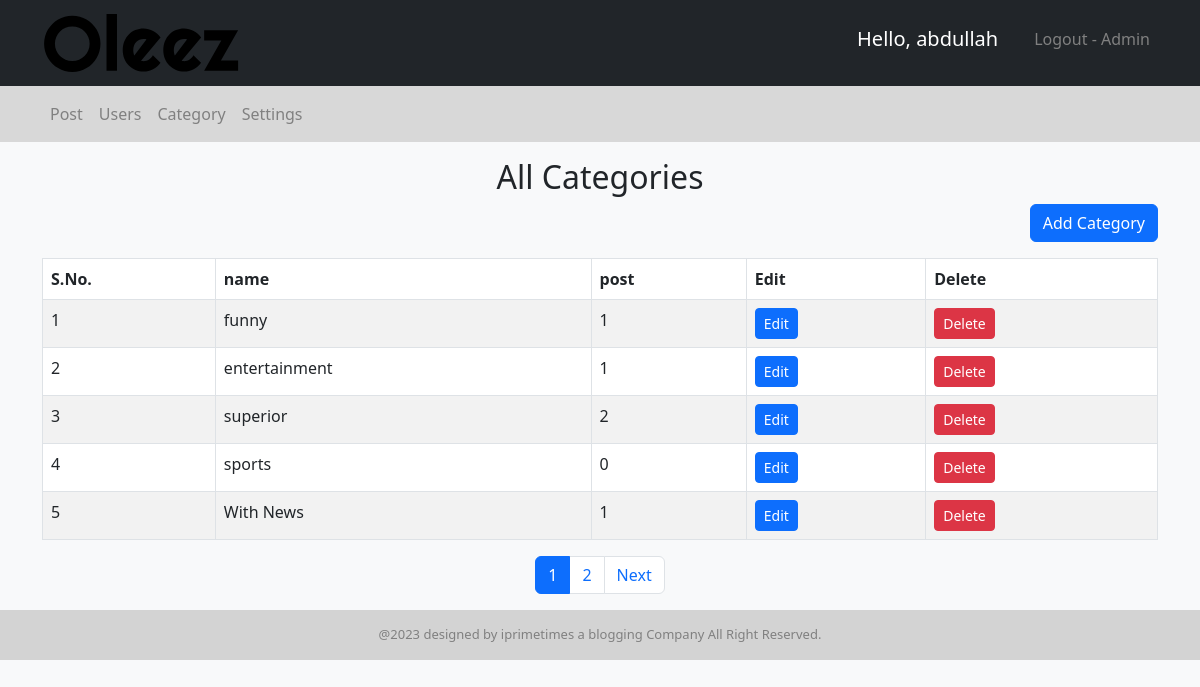
Screenshot of /admin/category.php (signed in) with the database file from the repository.
### tables this page shows
CREATE TABLE `setting` (
  `setting_id` int(11) NOT NULL,
  `websitename` varchar(255) NOT NULL,
  `logo` varchar(255) NOT NULL,
  `footerdesc` text NOT NULL
);

CREATE TABLE `category` (
  `category_id` int(11) NOT NULL,
  `category_name` varchar(255) NOT NULL,
  `post` int(11) DEFAULT 0
);

### admin/category.php (the view, shortened to what this page needs)
<?php
    include "header.php";
    include "config.php";
    $limit = 5;
    if(isset($_GET['page'])){
        $page = $_GET['page'];
    }else{
        $page = 1;
    }
    $offset = ($page - 1) * $limit;
    $sql = "SELECT * FROM category ORDER BY category_id ASC LIMIT $offset,$limit";
    $result = mysqli_query($conn, $sql) or die("Query failed");
    if(mysqli_num_rows($result)){
?>
<body>
  <div class="container mt-3">
    <h2 class="text-center mb-2">All Categories</h2>
    <div class="d-grid gap-2 d-md-flex justify-content-md-end mb-3">
      <a href="add-cate.php"><button class="btn btn-primary">Add Category</button></a>
    </div>
    <table class="table table-bordered table-striped">
      <thead>
        <tr>
          <th>S.No.</th>
          <th>name</th>
          <th>post</th>
          <th>Edit</th>
          <th>Delete</th>
        </tr>
      </thead>
      <tbody>
        <?php
            while ($row = mysqli_fetch_assoc($result)){
        ?>
        <tr>
          <td><?php echo $row['category_id'] ?></td>
          <td><?php echo $row['category_name'] ?></td>
          <td><?php echo $row['post'] ?></td>
          <td><a href="update-category.php?id=<?php echo $row['category_id']; ?>"><button name="edit" class="btn btn-sm btn-primary">Edit</button></a></td>
          <td><a href="delete-category.php?id=<?php echo $row['category_id']; ?>"><button name="delete" class="btn btn-sm btn-danger">Delete</button></a></td>
        </tr>
        <?php  } ?>
      </tbody>
    </table>
    <?php
    }
        $sql = "SELECT * FROM category";
        $result = mysqli_query($conn, $sql) or die("Query Failed!");
        $total_records = mysqli_num_rows($result);
        $limit = 5  ;
        $total_page = ceil($total_records/$limit);
        echo '<ul class="pagination justify-content-center">';
        for($i=1; $i<=$total_page; $i++){
            if($i==$page){
                $active = "active";
            }else{
                $active = "";
            }
            echo '<li class="page-item '.$active.'"><a class="page-link" href="category.php?page='.$i.'">'.$i.'</a></li>';
        }
        if($total_page > $page){
            echo '<li class="page-item"><a class="page-link" href="category.php?page='.($page + 1).'">Next</a></li>';
          }
        echo '</ul>';
    ?>
  </div>
<?php include "footer.php"; ?>

### admin/header.php (shortened to what this page needs)
<!DOCTYPE html>
<html lang="en">
<head>
  <link rel="stylesheet" href="https://cdnjs.cloudflare.com/ajax/libs/twitter-bootstrap/5.3.0/css/bootstrap.min.css">
</head>
<body>
  <header>
    <nav class="navbar navbar-expand-lg navbar-light bg-dark">
      <div class="container">
      <?php
        include "config.php";
        $logo_sql = "SELECT logo FROM setting";
        $logo_result = mysqli_query($conn, $logo_sql);
        $logo_row = mysqli_fetch_assoc($logo_result);
      ?>
        <a class="navbar-brand" href="#">
          <img src="images\<?php echo $logo_row['logo']; ?>" alt="Logo" height="60">
        </a>
        <div class="collapse navbar-collapse" id="navbarNav">
          <ul class="navbar-nav navoo ms-auto">
            <li class="nav-item">
              <h5 style="margin-right: 20px;">
              <a style="cursor:not-allowed; color: #fff;" onmouseover="this.style.color='gold';" onmouseout="this.style.color='#fff';" class="nav-link">Hello, <?php echo $_SESSION['username'] ?></a>
            </h5>
            </li>
            <li class="nav-item">
              <a style="color: grey;" onmouseover="this.style.color='red';" onmouseout="this.style.color='grey';" class="nav-link" href="logout.php">Logout
              <?php
              if($_SESSION['role'] == '1'){
                 echo '- Admin';
                 }else{
                    echo "";
              } ?></a>
            </li>
          </ul>
        </div>
      </div>
    </nav>
    <nav class="navbar navbar-expand-lg navbar-dark">
      <div class="container">
        <div class="collapse navbar-collapse" id="navbarNavLower">
          <ul class="navbar-nav navee">
            <li class="nav-item">
              <a class="nav-link" href="post.php">Post</a>
            </li>
            <?php
              if($_SESSION['role'] == '1'){
            ?>
            <li class="nav-item">
              <a class="nav-link" href="user.php">Users</a>
            </li>
            <li class="nav-item">
              <a class="nav-link" href="category.php">Category</a>
            </li>
            <li class="nav-item">
              <a class="nav-link" href="setting.php">Settings</a>
            </li>
            <?php
              }
            ?>
          </ul>
        </div>
      </div>
    </nav>
  </header>

### admin/footer.php
<div id ="footer">
    <div class="container">
        <div class="row">
            <div class="col-md-12">
                <?php
                    include "config.php";
                    $sql = "SELECT footerdesc FROM setting";
                    $result = mysqli_query($conn, $sql);
                    $row = mysqli_fetch_assoc($result);
                ?>
                <div id="content">
                    <?php echo $row['footerdesc']; ?>
                </div>
            </div>
        </div>
    </div>
</div>
</body>
</html>

### admin/header.php (style rules this page uses)
.navbar { background-color: #D8D8D8;; }
.navbar-brand { font-size: 1.5rem; font-weight: bold; color: #fff; }
.navoo .nav-link { color: #fff; }
.navee .nav-link { color: grey; }
#footer { color: grey; padding:15px 0; text-align:center; background-color: lightgrey; bottom: 0; }
#footer #content { font-size: 13px; }
body { background-color: #f8f9fa; }

### rows the page displays
setting: logo (picture), footerdesc "@2023 designed by iprimetimes a blogging Company All Right Reserved."
category: category_id "1", category_name "funny", post "1"
category: category_id "2", category_name "entertainment", post "1"
category: category_id "3", category_name "superior", post "2"
category: category_id "4", category_name "sports", post "0"
category: category_id "5", category_name "With News", post "1"

### other values shown
$_SESSION['username'] "abdullah"
